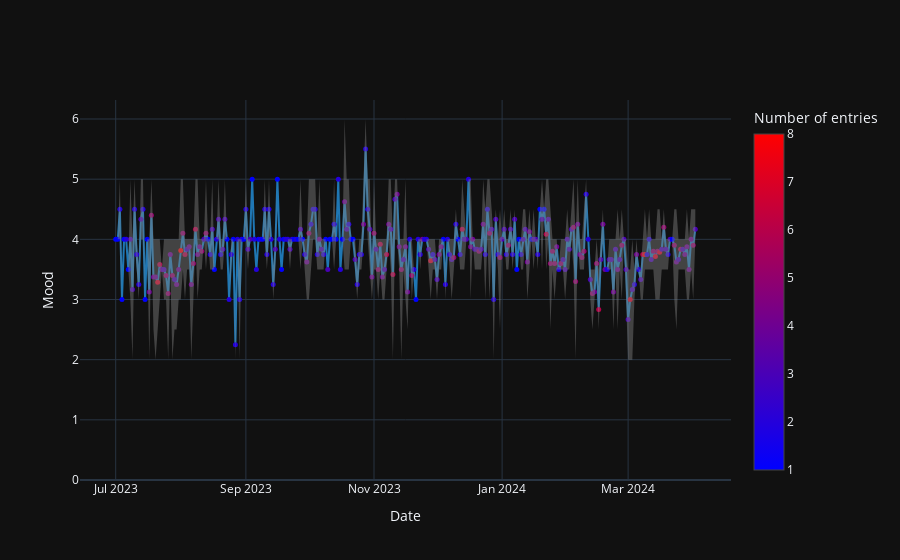

Here is the notebook cell this chart was saved with:
### Markdown cell above
## Mood scatter plot (per day/month)

### Code cell
df.mood_plot('day')

### Figure 1 — Plotly figure (JSON) as saved in the notebook; plotly's stock layout.template omitted (floating-point values rounded to 4 significant figures; data arrays with more than 128 entries replaced by an {"elided": "..."} marker saying what was removed)
{"data": [{"line": {"color": "rgb(31, 119, 180)"}, "marker": {"color": {"elided": "277 int values"}, "colorbar": {"title": {"text": "Number of entries"}}, "colorscale": [[0, "rgb(0,0,255)"], [1, "rgb(255,0,0)"]], "showscale": true, "size": 5}, "mode": "lines+markers", "name": "avg", "type": "scatter", "x": {"elided": "277 str values"}, "y": {"elided": "277 float values"}}, {"line": {"width": 0}, "marker": {"color": "#444"}, "mode": "lines", "name": "max", "showlegend": false, "type": "scatter", "x": {"elided": "277 str values"}, "y": {"elided": "277 float values"}}, {"fill": "tonexty", "fillcolor": "rgba(130, 130, 130, 0.45)", "line": {"width": 0}, "marker": {"color": "#444"}, "mode": "lines", "name": "min", "showlegend": false, "type": "scatter", "x": {"elided": "277 str values"}, "y": {"elided": "277 float values"}}], "layout": {"hovermode": "x", "showlegend": false, "xaxis": {"title": {"text": "Date"}}, "yaxis": {"rangemode": "tozero", "title": {"text": "Mood"}}}}
